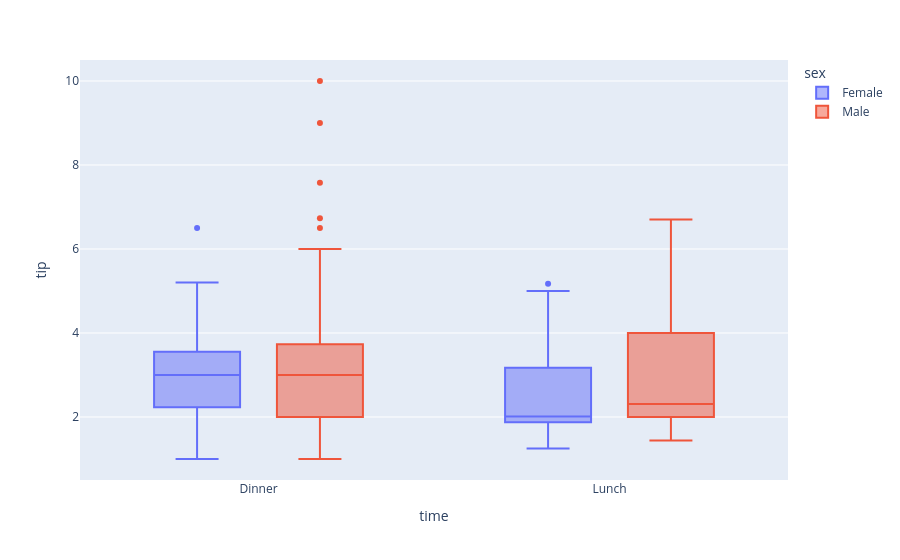

Source (notebook cell):
### Markdown cell above
---

**6. Інтерактивний box plot: чайові за днями та статтю**

Створіть інтерактивний box plot для чайових за днями тижня з розбивкою за кольором по статі.

### Code cell
fig = px.box(df, x='time', y='tip', color='sex')
fig.write_html("box_plot.html")
fig.show()

### Figure 1 — Plotly figure (JSON) as saved in the notebook; plotly's stock layout.template omitted (floating-point values rounded to 4 significant figures; data arrays with more than 128 entries replaced by an {"elided": "..."} marker saying what was removed)
{"data": [{"alignmentgroup": "True", "hovertemplate": "sex=Female<br>time=%{x}<br>tip=%{y}<extra></extra>", "legendgroup": "Female", "marker": {"color": "#636efa"}, "name": "Female", "notched": false, "offsetgroup": "Female", "orientation": "v", "showlegend": true, "type": "box", "x": ["Dinner", "Dinner", "Dinner", "Dinner", "Dinner", "Dinner", "Dinner", "Dinner", "Dinner", "Dinner", "Dinner", "Dinner", "Dinner", "Dinner", "Dinner", "Dinner", "Dinner", "Dinner", "Dinner", "Dinner", "Dinner", "Lunch", "Lunch", "Dinner", "Dinner", "Dinner", "Dinner", "Dinner", "Dinner", "Dinner", "Dinner", "Dinner", "Dinner", "Dinner", "Dinner", "Lunch", "Lunch", "Lunch", "Lunch", "Lunch", "Lunch", "Lunch", "Lunch", "Lunch", "Lunch", "Lunch", "Lunch", "Lunch", "Lunch", "Lunch", "Lunch", "Lunch", "Lunch", "Lunch", "Lunch", "Lunch", "Lunch", "Dinner", "Dinner", "Dinner", "Dinner", "Dinner", "Dinner", "Dinner", "Dinner", "Dinner", "Dinner", "Lunch", "Lunch", "Lunch", "Lunch", "Lunch", "Lunch", "Lunch", "Dinner", "Dinner", "Dinner", "Dinner", "Dinner", "Lunch", "Lunch", "Lunch", "Lunch", "Dinner", "Dinner", "Dinner", "Dinner"], "x0": " ", "xaxis": "x", "y": [1.01, 3.61, 5, 3.02, 1.67, 3.5, 2.75, 2.23, 3, 3, 2.45, 3.07, 2.6, 5.2, 1.5, 2.47, 1, 3, 3.14, 5, 2.2, 1.83, 5.17, 1, 4.3, 3.25, 2.5, 3, 2.5, 3.48, 4.08, 4, 1, 4, 3.5, 1.5, 1.8, 2.92, 1.68, 2.52, 4.2, 2, 2, 2.83, 1.5, 2, 3.25, 1.25, 2, 2, 2.75, 3.5, 5, 2.3, 1.5, 1.36, 1.63, 5.14, 3.75, 2.61, 2, 3, 1.61, 2, 4, 3.5, 3.5, 4.19, 5, 2, 2.01, 2, 2.5, 3.23, 2.23, 2.5, 6.5, 1.1, 3.09, 3.48, 3, 2.5, 2, 2.88, 4.67, 2, 3], "y0": " ", "yaxis": "y"}, {"alignmentgroup": "True", "hovertemplate": "sex=Male<br>time=%{x}<br>tip=%{y}<extra></extra>", "legendgroup": "Male", "marker": {"color": "#EF553B"}, "name": "Male", "notched": false, "offsetgroup": "Male", "orientation": "v", "showlegend": true, "type": "box", "x": {"elided": "157 str values"}, "x0": " ", "xaxis": "x", "y": {"elided": "157 float values"}, "y0": " ", "yaxis": "y"}], "layout": {"autosize": true, "boxmode": "group", "legend": {"title": {"text": "sex"}, "tracegroupgap": 0}, "margin": {"t": 60}, "xaxis": {"anchor": "y", "autorange": true, "domain": [0, 1], "range": [-0.5066, 1.507], "title": {"text": "time"}, "type": "category"}, "yaxis": {"anchor": "x", "autorange": true, "domain": [0, 1], "range": [0.5, 10.5], "title": {"text": "tip"}, "type": "linear"}}}
